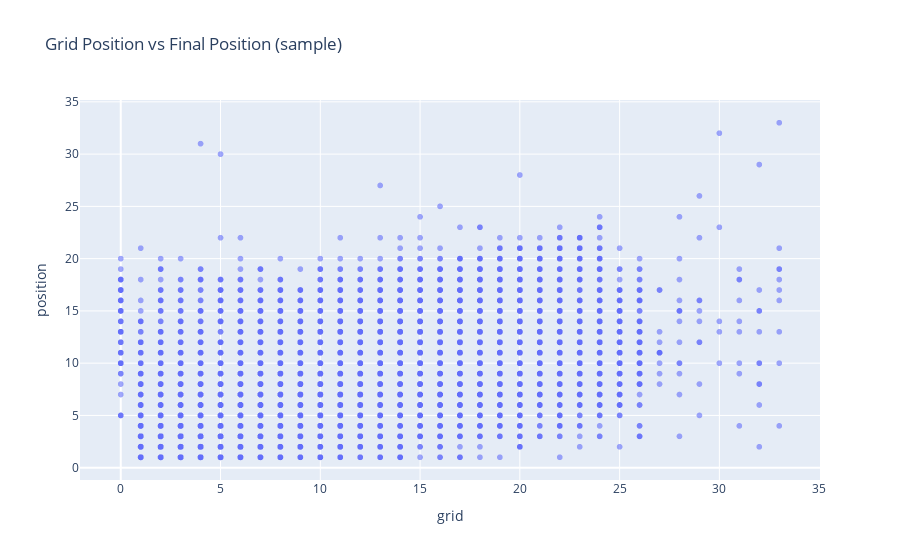

Notebook cell for this chart:
### Code cell
# Cell 10: Grid vs Final position scatter (all seasons) — useful to inspect
# first create finished flag using positionText: if it's numeric -> finished
results_clean['positionText'] = results_clean.get('positionText', results_clean.get('position', np.nan))
results_clean['finished_race'] = results_clean['positionText'].apply(lambda x: 1 if pd.notnull(x) and str(x).isdigit() else 0)


finished_mask = results_clean['finished_race'] == 1
sample_scatter = results_clean[finished_mask].sample(min(20000, finished_mask.sum()), random_state=42)
fig = px.scatter(sample_scatter, x='grid', y='position', hover_data=['driverId','constructorId','raceId'],
title='Grid Position vs Final Position (sample)')
fig.update_traces(marker=dict(opacity=0.6))
fig.show()

### Figure 1 — Plotly figure (JSON) as saved in the notebook; plotly's stock layout.template omitted (floating-point values rounded to 4 significant figures; data arrays with more than 128 entries replaced by an {"elided": "..."} marker saying what was removed)
{"data": [{"customdata": {"elided": "15808x3 int values"}, "hovertemplate": "grid=%{x}<br>position=%{y}<br>driverId=%{customdata[0]}<br>constructorId=%{customdata[1]}<br>raceId=%{customdata[2]}<extra></extra>", "legendgroup": "", "marker": {"color": "#636efa", "opacity": 0.6, "symbol": "circle"}, "mode": "markers", "name": "", "showlegend": false, "type": "scattergl", "x": {"elided": "15808 int values"}, "xaxis": "x", "y": {"elided": "15808 float values"}, "yaxis": "y"}], "layout": {"legend": {"tracegroupgap": 0}, "title": {"text": "Grid Position vs Final Position (sample)"}, "xaxis": {"anchor": "y", "domain": [0, 1], "title": {"text": "grid"}}, "yaxis": {"anchor": "x", "domain": [0, 1], "title": {"text": "position"}}}}
